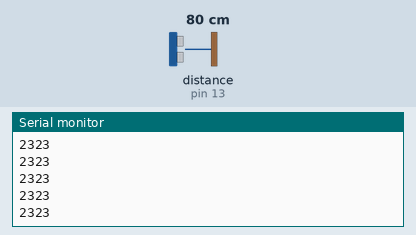
Recording of a sketch running on a simulated Arduino Uno, built with avr-gcc and run on an emulated ATmega328P. On the bench: the last lines printed to the serial monitor. Wiring (inferred from the names in the program): ultrasonic range finder: trigger pin 12; echo pin 13. Inputs (shaded band) come from the test bench; at power-on: distance to the obstacle (sensor on pin 13) 80 cm. The echo pulse lasts 58.3 µs per cm.

Above: at 1.2 s.
1.3 s: distance to the obstacle (sensor on pin 13) set to 2 cm
At 1.9 s:
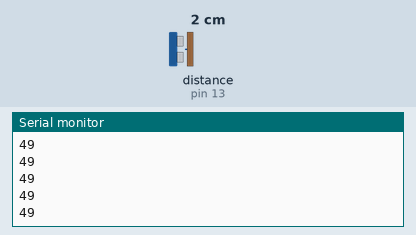
2.8 s: distance to the obstacle (sensor on pin 13) set to 4 cm
At 3.3 s:
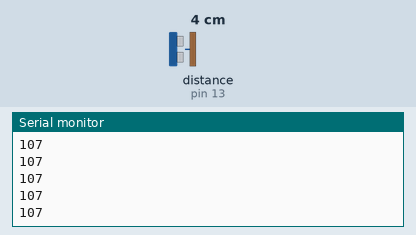
Timing chart, 0 to 5.8 s (numbered marks = the images above; inputs shaded):
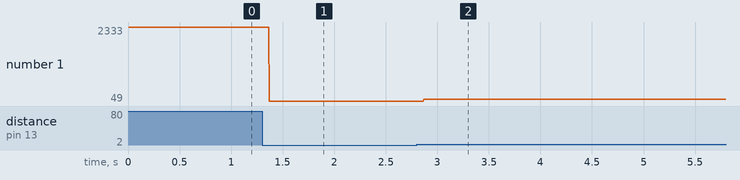

Measured:
- after the input at 1.3 s, the serial monitor: prints a new line after 0.07 s (image 1)
- after the input at 2.8 s, the serial monitor: prints a new line after 0.07 s (image 2)
- plotted number 1: 2323 → 49 after the input at 1.3 s, 49 → 107 after the input at 2.8 s

The sketch:

deejwithussenor.ino
```cpp
const int trigPin = 12; //change these to your ultrasonic sensor pins
const int echoPin = 13; //change these to your ultrasonic sensor pins
int duration;
void setup() {
  pinMode(trigPin, OUTPUT);
  pinMode(echoPin, INPUT);
  Serial.begin(9600);
}

void loop() {
    digitalWrite(trigPin, LOW);
    delayMicroseconds(2);
    digitalWrite(trigPin, HIGH);
    delayMicroseconds(10);
    digitalWrite(trigPin, LOW);
    duration = pulseIn(echoPin, HIGH) * 0.5; //0.5 is around 50cm for max volume, change if you want a smaller or bigger range
    Serial.println(duration);

}
```
